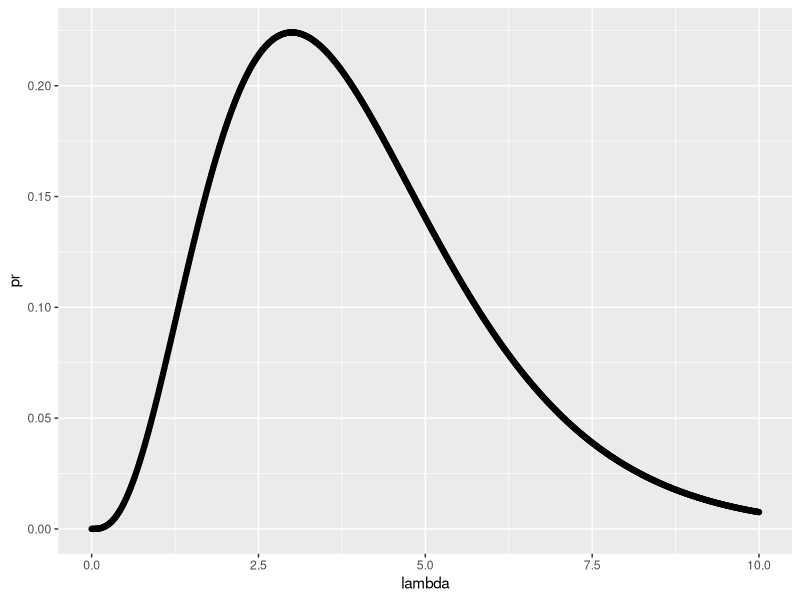
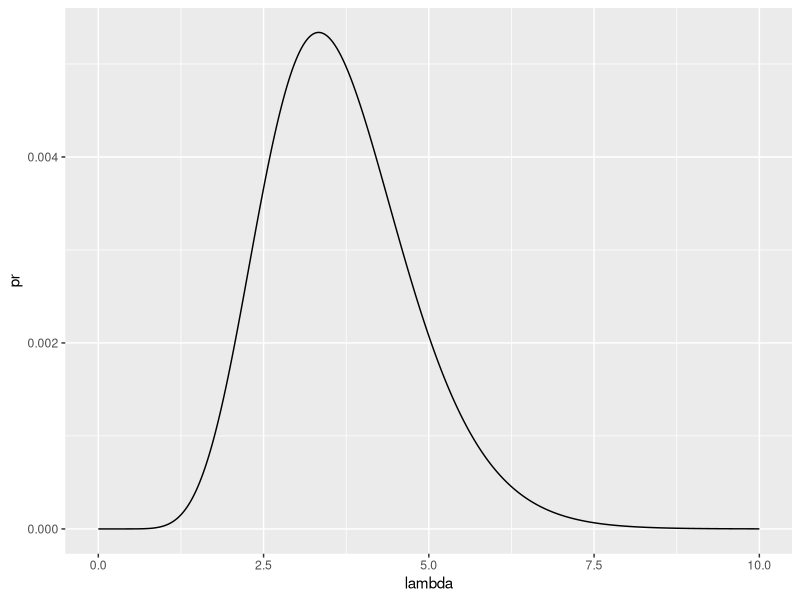

Write the R code that produced these figures, in order.
#' ---
#' title: "Report week12"
#' output: html_document
#' date: "2023-11-7"
#' author: Zachary Bunch
#' ---

#+ message = F, warning = F

library(tidyverse)

# calculate the probability of y = 3
# with lambda = 3.5

pr <- dpois(3, lambda =3.5)

# write the formula to confirm
(p <- (3.5^3 * exp(-3.5)) / factorial(3))

# possible lambda values
lambda <- seq(0, 10, by = 0.01)

df_pr <- tibble(y = 3, lambda = lambda, pr = dpois(3, lambda = lambda))

dpois(3, lambda = lambda)

#draw figure, y = pr, x = lambda
# ggplot()

ggplot(data = df_pr, aes(y = pr, x = lambda)) + 
  geom_line() +
  geom_point()

# find best lambda

df_pr %>%  
  arrange(desc(pr))

# calculate probability of observing y = c(3,2, 5)

pr <- prod(dpois(c(3,2,5), lambda = 3))
prod(pr)


#find the best lambda y = c(3,2, 5)


likieli <- NULL
for (i in 1:length(lambda)) {
  pr0 <- dpois(c(3,2,5), lambda = lambda[i])
  likieli[i] <- prod(pr0)                                      
                                          
                                          }

## Figure

df_pr1 <- tibble(lambda = lambda, pr = likieli)
df_pr1 %>% 
  ggplot(aes(x = lambda, y = pr)) +
  geom_line()

## find the best vale of lambda using df_pr1

df_pr1 %>% 
  arrange(desc(pr)) %>% 
  slice(1) %>% #retrieve row 1
  pull(lambda) # pull out lambda column as vector/ scaler


mean(c(3, 2, 5))
